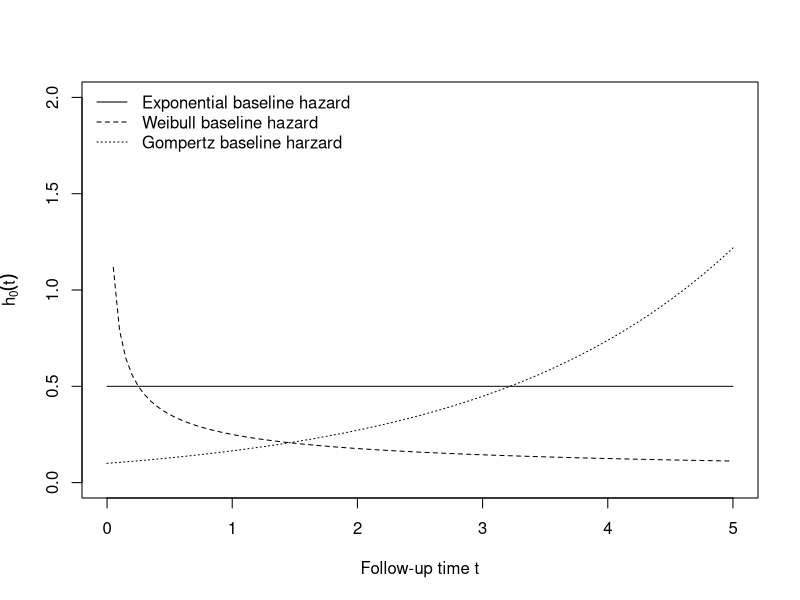
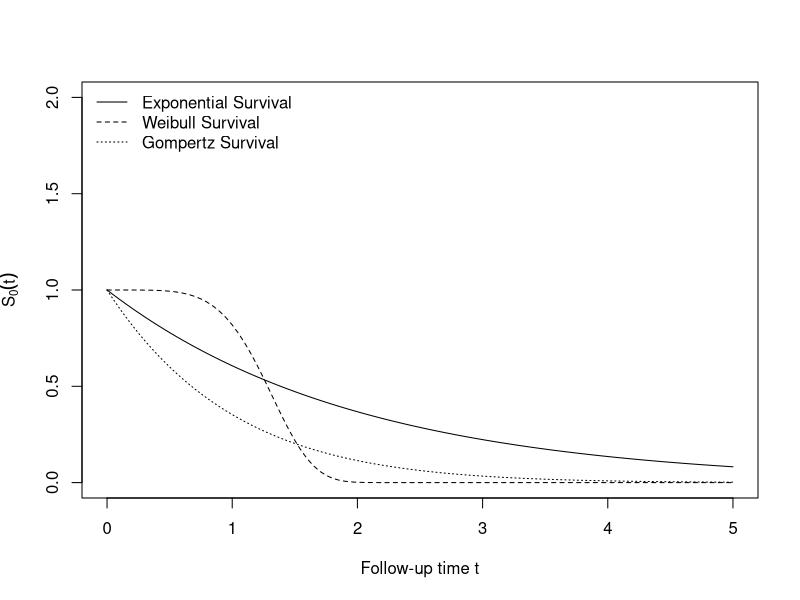
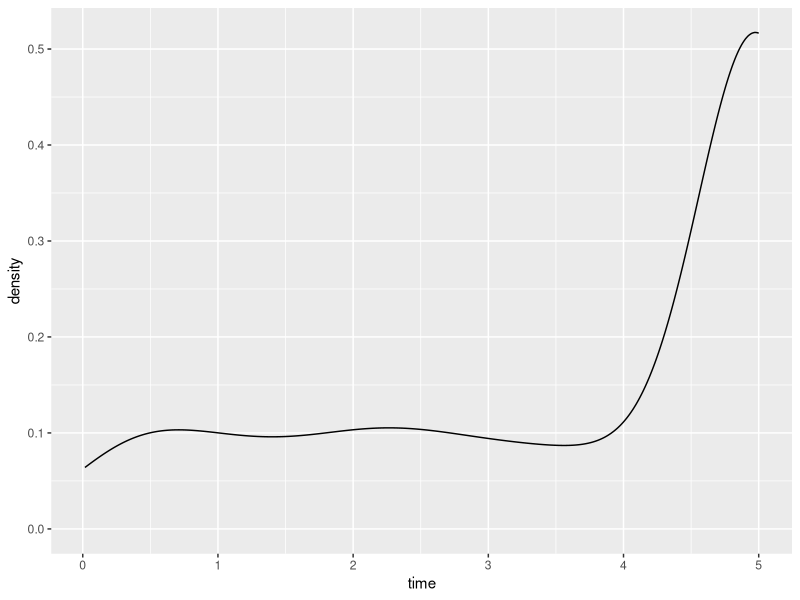

Reproduce these figures in R, in order. (Note: a time limit stopped this script after it produced the figures.)
## ---- chunk 1
library(tidyverse)
library(caret)
library(survival)
library(fastmap)
## ---- chunk 2
exp_haz <- function(t, lambda = 0.5) lambda * 1 * t^0
weibull_haz <- function(t, lambda = 0.5, gamma = 0.5) lambda * gamma * t^(gamma - 1)
gompertz_haz <- function(t, alpha = 0.5, lambda = 0.1) lambda * exp(alpha* t)
curve(exp_haz, from = 0, to = 5, lty = 1, ylim = c(0, 2), ylab = expression(h[0](t)), xlab = "Follow-up time t")
curve(weibull_haz, from = 0, to = 5, lty = 2, add = TRUE)
curve(gompertz_haz, from = 0, to = 5, lty = 3, add = TRUE )
legend(x = "topleft", lty = 1:3, legend = c("Exponential baseline hazard", "Weibull baseline hazard","Gompertz baseline harzard"), bty = "n")
## ---- chunk 3
exp_surv <- function(t, lambda = 0.5) exp((-lambda)*t)
weibull_surv <- function(t, lambda = 0.2, gamma = 5) exp((-lambda)*t^gamma)
gompertz_surv <- function(t, alpha = 0.08, lambda = 1) exp(lambda/alpha*(1-exp(alpha*t)))
curve(exp_surv, from = 0, to = 5, lty = 1, ylim = c(0, 2), ylab = expression(S[0](t)), xlab = "Follow-up time t")
curve(weibull_surv, from = 0, to = 5, lty = 2, add = TRUE)
curve(gompertz_surv, from = 0, to = 5, lty = 3, add = TRUE )
legend(x = "topleft", lty = 1:3, legend = c("Exponential Survival", "Weibull Survival", "Gompertz Survival"), bty = "n") 
## ---- chunk 4
cox = function(u, x, lambda, alpha, beta){
    time = (1/alpha) * log(1 - (alpha * log(u) / (lambda * exp(beta * x))))
  }
## ---- chunk 5
simdat = function(n, p, lambda = 0.1, gamma = 1.5, eff = list()) {
  # randomly assign group
  x1 = rbinom(n, 1, 0.5)
  
  u = runif(n)
  useExp = runif(n) < p 
  # generating mixed data
  t =  useExp * (-log(u) / (lambda * exp(eff$b1 * x1))) + (1 - useExp) * (-log(u) / (lambda * exp(eff$b1 * x1)))^(1 / gamma)
  
  # two features
  # x2 = rbinom(n, 1, 0.5)
  # t =  useExp * (-log(u) / (lambda * exp(eff$b1 * x1))) + (1 - useExp) * (-log(u) / (lambda * exp(eff$b2 * x2)))^(1 / gamma)
  
  t[t < 1/365] = 1/365
  t[t == 1 / 365] = t[t == 1 / 365] + rnorm(length(t[t == 1 / 365]), 0, 1e-4)
  t = abs(t)
  
  e = as.numeric(t < 5)
  t = pmin(t, 5)
  
  name = paste("n =", n, ", p =", p, ", eff =", eff[[1]])
  
  return(tibble(name = name, time = t, event = e, x1 = x1))
  # two features
  # return(tibble(name = name, time = t, event = e, x1 = x1, x2 = x2))
}
## ---- chunk 6
simdat2 = function(n, p, lambda = 0.1, alpha = 0.5, eff = list()) {
  # randomly assign group
  x1 = rbinom(n, 1, 0.5)
  
  u = runif(n)
  useExp = runif(n) < p 
  # generating mixed data
  t =  useExp * (-log(u) / (lambda * exp(eff$b1 * x1))) + (1 - useExp) * (1/alpha) * log(1-(alpha*log(u) / (lambda * exp(eff$b1 * x1))))
  
  # two features
  # x2 = rbinom(n, 1, 0.5)
  # t =  useExp * (-log(u) / (lambda * exp(eff$b1 * x1))) + (1 - useExp) * (-log(u) / (lambda * exp(eff$b2 * x2)))^(1 / gamma)
  
  t[t < 1/365] = 1/365
  t[t == 1 / 365] = t[t == 1 / 365] + rnorm(length(t[t == 1 / 365]), 0, 1e-4)
  t = abs(t)
  
  e = as.numeric(t < 5)
  t = pmin(t, 5)
  
  name = paste("n =", n, ", p =", p, ", eff =", eff[[1]])
  
  return(tibble(name = name, time = t, event = e, x1 = x1))
  # two features
  # return(tibble(name = name, time = t, event = e, x1 = x1, x2 = x2))
}
## ---- chunk 7
data = simdat(500, 1, eff = list(b1 = 0.5))

data %>% 
  ggplot() +
  geom_density(aes(x = time))
## ---- chunk 8
fit_exp = function(df) {
  fit.exponential = survreg(Surv(time, event) ~ x1, dist = "exponential", data = df)
  return(as.numeric(-fit.exponential$coefficients[-1]))
}

fit_weibull = function(df) {
  fit.weibull <- survreg(Surv(time, event) ~ x1, dist = "weibull", data = df)
  return(as.numeric(-fit.weibull$coefficients[-1] / fit.weibull$scale))
}

fit_cox = function(df) {
  fit.cox <- coxph(Surv(time, event) ~ x1, data = df)
  return(as.numeric(fit.cox$coefficients))
}
## ---- chunk 9
param_grid = expand.grid(p = seq(0, 1, by = 0.2), n = c(20, 40, 60, 80, 100, 200, 400), rep = 1:500)

sim_dat = param_grid %>% 
  mutate(
    data = map2(n, p, ~simdat(n = .x, p = .y, eff = list(b1 = 0.5)))
  ) %>% 
  mutate(
    b_exp = map_dbl(data, fit_exp),
    b_weibull = map_dbl(data, fit_weibull),
    b_cox = map_dbl(data, fit_cox)
  )

sim_dat %>% 
  ggplot() +
  geom_density(aes(x = b_exp, color = "darkred"), alpha = 0.6) +
  geom_density(aes(x = b_weibull, color = "orange" ), size = 1.2) +
  geom_density(aes(x = b_cox, color = "blue"), alpha = 0.3) +
  geom_vline(xintercept = 0.5) +
  facet_grid(n~p) +
  xlab("estimated beta") +
  scale_colour_manual(name = 'fit methods', 
        values =c('blue'='blue','darkred'='darkred', 'orange' = 'orange'), labels = c('cox','exp', 'weibull'))
## ---- chunk 10
bias = sim_dat %>% 
  select(-data, -rep) %>% 
  mutate(
    b_exp = b_exp - 0.5, 
    b_weibull = b_weibull - 0.5,
    b_cox = b_cox - 0.5
  )%>% 
  group_by(n, p) %>% 
  summarize(
    exp_bias = mean(b_exp),
    weibull_bias = mean(b_weibull),
    cox_bias = mean(b_cox)
  ) %>% 
  pivot_longer("exp_bias":"cox_bias", names_to = "fit_method", values_to = "bias") %>% 
  mutate(fit_method = as.factor(fit_method))

var = sim_dat %>% 
  select(-data, -rep) %>% 
  group_by(n, p) %>% 
  summarize(
    exp_var = var(b_exp),
    weibull_var = var(b_weibull),
    cox_var = var(b_cox)
  ) %>% 
  pivot_longer("exp_var":"cox_var", names_to = "fit_method", values_to = "var") %>% 
  mutate(fit_method = as.factor(fit_method))


mse = sim_dat %>% 
  select(-data, -rep) %>%
  mutate(
    b_exp = (b_exp - 0.5)^2,
    b_weibull = (b_weibull - 0.5)^2,
    b_cox = (b_cox - 0.5)^2
  ) %>% 
  group_by(n, p) %>% 
  summarize(
    exp_mse = mean(b_exp),
    weibull_mse = mean(b_weibull),
    cox_mse = mean(b_cox)
  ) %>% 
  pivot_longer("exp_mse":"cox_mse", names_to = "fit_method", values_to = "mse") %>% 
  mutate(fit_method = as.factor(fit_method)) 
  
  
ggplot(mse, aes(x = n, y = mse, color = fit_method)) +
  geom_point() +
  geom_line() +
  scale_y_log10() +
  scale_x_log10() +
  facet_grid("p")

ggplot(var, aes(x = n, y = var, color = fit_method)) +
  geom_point() +
  geom_line() +
  scale_y_log10() +
  facet_grid("p")

ggplot(bias, aes(x = n, y = bias, color = fit_method)) +
  geom_point() +
  geom_line() +
  scale_y_log10() +
  facet_grid("p")
## ---- chunk 11
#simdat2(100,0,eff = list(b1 = 0.5))
param_grid2 = expand.grid(p = seq(0, 0.5, by = 0.1), n = c(20, 40, 60, 80, 100, 200, 400), rep = 1:500)
sim_dat2 = param_grid2 %>% 
  mutate(
    data = map2(n, p, ~simdat2(n = .x, p = .y, eff = list(b1 = 0.5)))
  ) %>% 
  mutate(
    b_exp = map_dbl(data, fit_exp),
    b_weibull = map_dbl(data, fit_weibull),
    b_cox = map_dbl(data, fit_cox)
  )

sim_dat2 %>% 
  ggplot() +
  geom_density(aes(x = b_exp, color = "darkred"), alpha = 0.6) +
  geom_density(aes(x = b_weibull, color = "orange" ), size = 1.2) +
  geom_density(aes(x = b_cox, color = "blue"), alpha = 0.3) +
  geom_vline(xintercept = 0.5) +
  facet_grid(n~p) +
  xlab("estimated beta") +
  scale_colour_manual(name = 'fit methods', 
        values =c('blue'='blue','darkred'='darkred', 'orange' = 'orange'), labels = c('cox','exp', 'weibull'))
## ---- chunk 12
bias2 = sim_dat2 %>% 
  select(-data, -rep) %>% 
  mutate(
    b_exp = abs(b_exp - 0.5), 
    b_weibull = abs(b_weibull - 0.5),
    b_cox = abs(b_cox - 0.5)
  )%>% 
  group_by(n, p) %>% 
  summarize(
    exp_bias = mean(b_exp),
    weibull_bias = mean(b_weibull),
    cox_bias = mean(b_cox)
  ) %>% 
  pivot_longer("exp_bias":"cox_bias", names_to = "fit_method", values_to = "bias") %>% 
  mutate(fit_method = as.factor(fit_method))

var2 = sim_dat2 %>% 
  select(-data, -rep) %>% 
  group_by(n, p) %>% 
  summarize(
    exp_var = var(b_exp),
    weibull_var = var(b_weibull),
    cox_var = var(b_cox)
  ) %>% 
  pivot_longer("exp_var":"cox_var", names_to = "fit_method", values_to = "var") %>% 
  mutate(fit_method = as.factor(fit_method))


mse2 = sim_dat2 %>% 
  select(-data, -rep) %>%
  mutate(
    b_exp = (b_exp - 0.5)^2,
    b_weibull = (b_weibull - 0.5)^2,
    b_cox = (b_cox - 0.5)^2
  ) %>% 
  group_by(n, p) %>% 
  summarize(
    exp_mse = mean(b_exp),
    weibull_mse = mean(b_weibull),
    cox_mse = mean(b_cox)
  ) %>% 
  pivot_longer("exp_mse":"cox_mse", names_to = "fit_method", values_to = "mse") %>% 
  mutate(fit_method = as.factor(fit_method)) 
  
  
ggplot(mse2, aes(x = n, y = mse, color = fit_method)) +
  geom_point() +
  geom_line() +
  scale_y_log10() +
  scale_x_log10() +
  facet_grid("p")

ggplot(var2, aes(x = n, y = var, color = fit_method)) +
  geom_point() +
  geom_line() +
  scale_y_log10() +
  scale_x_log10() +
  facet_grid("p")

ggplot(bias2, aes(x = n, y = bias, color = fit_method)) +
  geom_point() +
  geom_line() +
  scale_y_log10() +
  scale_x_log10() +
  facet_grid("p")

## ---- chunk 13
sim_dat %>% 
  select(-data, -rep) %>% 
  pivot_longer("b_exp":"b_cox", names_to = "fit_method", values_to = "beta") %>% 
  ggplot(aes(x = interaction(n), y = beta, color = fit_method)) +
  geom_boxplot() +
  facet_grid(fit_method~ p)
